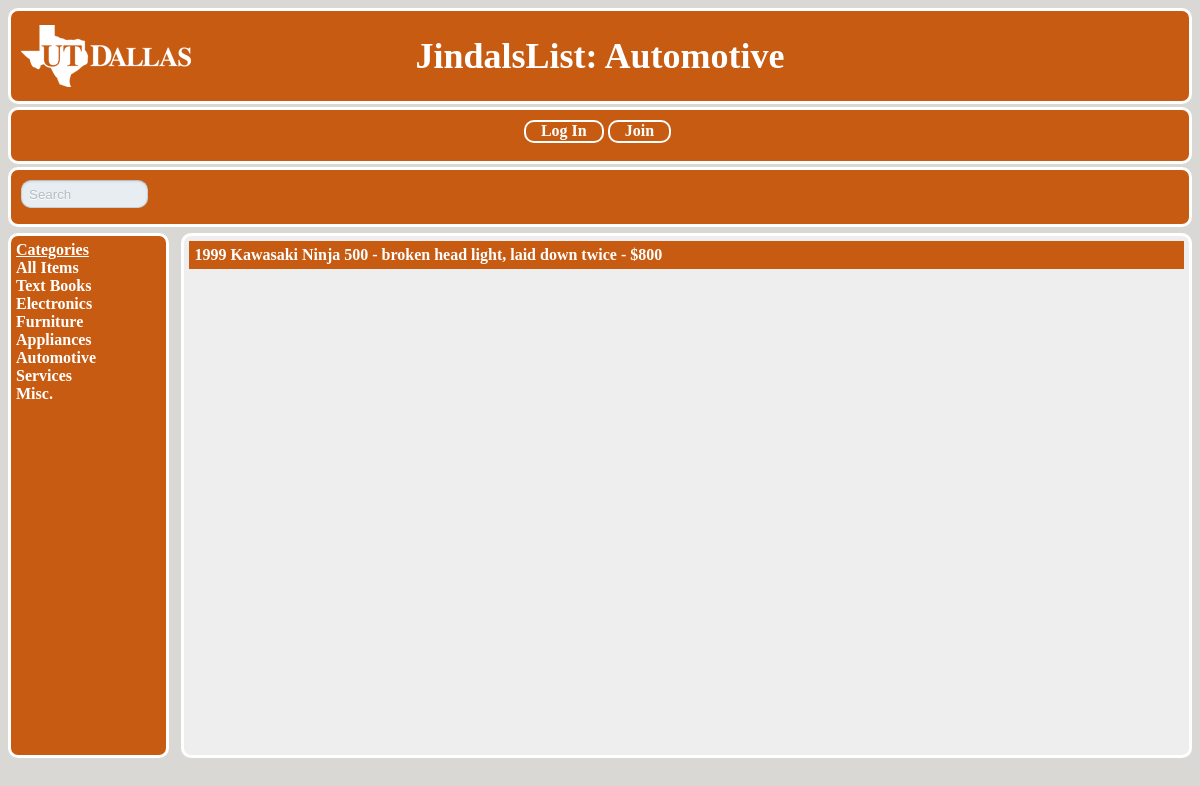
Page /Automotive.php on the committed database.
### tables this page shows
CREATE TABLE IF NOT EXISTS `items` (
  `item_id` int(5) NOT NULL AUTO_INCREMENT,
  `item_name` text NOT NULL,
  `item_desc` varchar(50) NOT NULL,
  `item_type` text NOT NULL,
  `item_price` varchar(11) NOT NULL,
  `user_id` int(5) NOT NULL,
  PRIMARY KEY (`item_id`)
);

### Automotive.php (the view, shortened to what this page needs)
<html>
<head>
<link rel = "stylesheet" type = "text/css"
href = "main.css">
</head>
<body>
<div id="container">
<div id="header">
<h1>
<a href="Index.php">JindalsList: Automotive</a>
</h1>
</div>
<div id="navigation">
 <nav>
         <ul><center>
            <?php
            if(isset($_SESSION['user_name']))
            {
            print("<li><a href="."myitems.php".">My Items</a></li>");
            print("<li><a href="."newitem.html".">Post New Item</a></li>");
            print("<li><a href="."logout.php".">Log Out</a></li>");
            }
            else
            {
            print("<li><a href="."login.php".">Log In</a></li>");
            print("<li><a href="."newuser.html".">Join</a></li>");
            }
            ?>
         </ul>
      </nav>
</div>
<div id="searchbar">
<form id="searchForm" method="get" action="keyword.php">
<div class="input">
<input type="text" name="search" id="s" value="Search" autocomplete=off>
</div>
</form>
</div>
<div id="categories">
<b><u>Categories</u></b><br/>
<a href="Index.php">All Items</a><br/>
<a href="Textbooks.php">Text Books</a><br/>
<a href="Electronics.php">Electronics</a><br/>
<a href="Furniture.php">Furniture</a><br/>
<a href="Appliances.php">Appliances</a><br/>
<a href="Automotive.php">Automotive</a><br/>
<a href="Services.php">Services</a><br/>
<a href="Misc.php">Misc.</a><br/>
</div>
<div id="content">
 <?php
         $queryitem = "SELECT items.item_type, items.item_name, items.item_desc, items.item_price, user.user_email FROM user, items WHERE user.user_id = items.user_id AND items.item_type = 'automotive' ORDER BY items.item_name";
         $database = mysql_connect("localhost", "root", "");
         $itemresult = mysql_query($queryitem, $database);
      ?>
      <table>
      <?php
         while ($row = mysql_fetch_array($itemresult))
         {
            print("<tr>");
            print("<td><a href=mailto:".$row['user_email']."?Subject=JindalsList:%20".$row['item_type']."%20for%20sale>".$row['item_name']." - ".$row['item_desc']." - ".$row['item_price']."</a></td>");
            print("</tr>");
         }
      ?>
      </table>
</div>
</div>
</body>
</html>

### main.css (style rules this page uses)
body { background-color:#D9D8D4; font-family: serif; }
h1 { text-align:center; }
#container { width:100%; height:100%; }
#header { font-size:18px; background-color:#C75B12; background-image:url('utd-header-logo.png'); background-repeat:no-repeat; background-position:10px; border-style:solid; border-color:white; margin:3px auto; color:white; border-radius:10px; }
#navigation { background-color:#C75B12; border-style:solid; border-color:white; padding:12px 5px 0px 0px; margin:3px auto; height:5%; position: relative; border-radius:10px; }
#searchbar { background-color:#C75B12; border-style:solid; border-color:white; height:5%; padding:10px 10px 4px 10px; margin:3px auto; text-align:center; position: relative; border-radius:10px; }
#categories { font-size:16px; background-color:#C75B12; height:65%; width:11%; margin:3px auto; color:white; border-style:solid; text-align:left; border-color:white; padding:5px 20px 5px 5px; float:left; position: relative; border-radius:10px; }
#content { background-color:#EEEEEE; height:65%; width:84%; border-style:solid; border-color:white; margin:3px auto; padding:5px 5px 5px 5px; float:right; position: relative; border-radius:10px; }
table { background-color: #F0F0F0; border-collapse: collapse; border: 2px solid C75B12; width:100%; }
td { padding: 5px; }
tr:nth-child(odd) { background-color: #C75B12; }
tr { background-color: #C98A5F; }
nav { font-weight: bold; color:white; text-align: center; }
nav ul { display: inline; margin:0; padding:0; padding-top:0px; padding-bottom:0px; }
nav ul li { border: 2px solid white; font-size:16px; background-color:#C75B12; color: black; margin:2px; padding:15px; padding-top:0px; padding-bottom:2px; display:inline; border-radius:10px; }
a { font-weight: bold; text-decoration: none; color:white; }
#searchForm { width:99%; position:relative; display:block; }
div.input { width:10%; position: relative; padding:5px 5px 5px 5px; border-radius:10px; border:1px solid #c6d2db; border-top:1px solid #b4c1cb; box-shadow:inset 0 1px 2px rgba(0,0,0,0.08); float:left; background:#e8edf1; }
input#s { width:100%; height:100%; border:0; border-radius:10px; background:transparent; height:16px; color:#b4bdc4; text-shadow:0 1px 1px #fff; }

### rows in the picture
items: item_name "1999 Kawasaki Ninja 500", item_desc "broken head light, laid down twice", item_price "$800"
